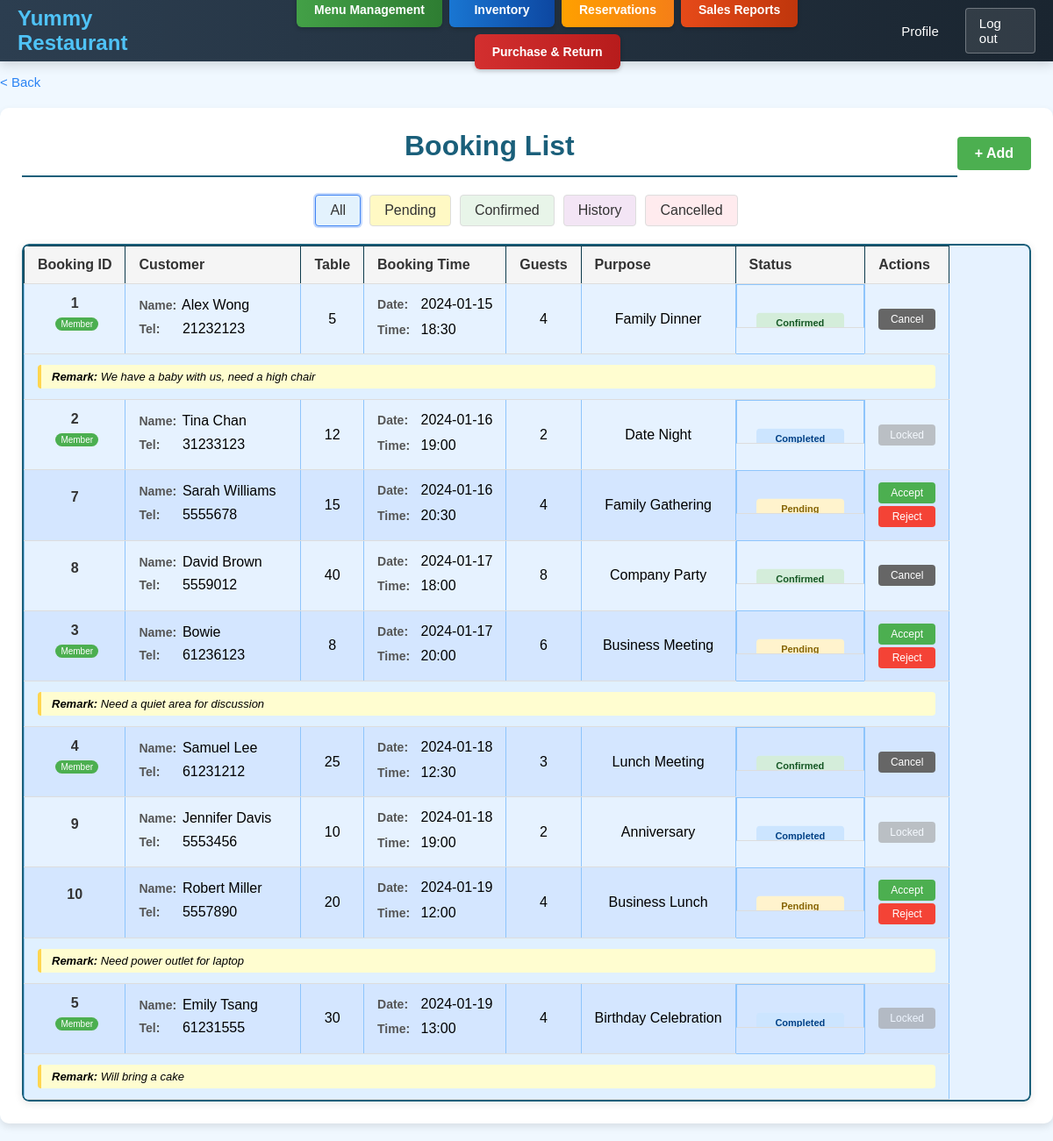
The page /Staff/staff/bookingList.php (signed in) on the database its author committed.
### tables this page shows
CREATE TABLE `booking` (
  `bid` int(11) NOT NULL AUTO_INCREMENT,
  `cid` int(11) DEFAULT NULL COMMENT 'Customer ID',
  `bkcname` varchar(255) NOT NULL COMMENT 'Customer Name',
  `bktel` int(11) NOT NULL COMMENT 'telephone number',
  `tid` int(11) NOT NULL COMMENT 'Table ID',
  `bdate` date NOT NULL COMMENT 'Booking date',
  `btime` time NOT NULL COMMENT 'Booking time',
  `pnum` int(11) NOT NULL COMMENT 'Number of guests',
  `purpose` varchar(255) DEFAULT NULL COMMENT 'Purpose of booking',
  `remark` varchar(255) DEFAULT NULL COMMENT 'Remark of booking',
  `status` tinyint(1) NOT NULL DEFAULT 1 COMMENT 'state',
  PRIMARY KEY (`bid`),
  KEY `bkcname` (`bkcname`),
  KEY `tid` (`tid`),
  CONSTRAINT `booking_ibfk_1` FOREIGN KEY (`cid`) REFERENCES `customer` (`cid`),
  CONSTRAINT `booking_ibfk_2` FOREIGN KEY (`tid`) REFERENCES `seatingChart` (`tid`)
);

CREATE TABLE customer (
  cid INT NOT NULL AUTO_INCREMENT,
  cname VARCHAR(255) NOT NULL,
  cpassword VARCHAR(255) NOT NULL,
  ctel INT DEFAULT NULL,
  caddr TEXT,
  company VARCHAR(255) DEFAULT NULL,
  cemail VARCHAR(191) NOT NULL UNIQUE,
  crole VARCHAR(45) NOT NULL DEFAULT 'customer',
  PRIMARY KEY (cid)
);

### Staff/staff/bookingList.php (the view, shortened to what this page needs)
<?php
include '../conn.php';
$filter = isset($_GET['filter']) ? $_GET['filter'] : 'all';
$page = isset($_GET['page']) ? $_GET['page'] : 'staffIndex.php';
$whereConditions = [];
if ($filter === 'pending') {
    $whereConditions[] = "b.status = 1";
} elseif ($filter === 'confirmed') {
    $whereConditions[] = "b.status = 2";
} elseif ($filter === 'history') {
    $whereConditions[] = "b.status = 3";
} elseif ($filter === 'cancelled') {
    $whereConditions[] = "b.status = 0";
} else {
    $whereConditions[] = "b.status != 0";
}
$whereSql = implode(" AND ", $whereConditions);
$sql = "SELECT b.bid, b.bkcname, b.bktel, b.tid, b.bdate, b.btime, b.pnum, b.purpose, b.status, b.remark,
               b.cid, c.cname as member_name
        FROM booking b
        LEFT JOIN customer c ON b.cid = c.cid
        WHERE $whereSql
        ORDER BY b.bdate ASC, b.btime ASC";
$result = mysqli_query($conn, $sql);
$bookings = [];
while ($row = mysqli_fetch_assoc($result)) {
    $bookings[] = $row;
}
?>
<!DOCTYPE html>
<html lang="en">
<head>
    <link rel="stylesheet" href="../CSS/header.css">
    <link rel="stylesheet" href="../CSS/common.css">
    <link rel="stylesheet" href="../CSS/order.css">
    <link rel="stylesheet" href="../CSS/bookingList.css">
    <link rel="stylesheet" href="../CSS/bookingList-responsive.css">
</head>
<body>
<header>
    <div class="logo">
        <a href="staffIndex.php">Yummy Restaurant</a>
    </div>
    <nav class="main-nav">
        <a href="MenuManagement.php" class="nav-button insert-items">Menu Management</a>
        <a href="Inventory.php" class="nav-button insert-materials">Inventory</a>
        <a href="bookingList.php" class="nav-button order-list">Reservations</a>
        <a href="SalesReport.php" class="nav-button report">Sales Reports</a>
        <a href="PurchaseReturn.php" class="nav-button delete">Purchase & Return</a>
    </nav>
    <div class="user-actions">
        <a href="staffProfile.php">Profile</a>
        <a href="../logout.php" class="logout-btn">Log out</a>
    </div>
</header>
<div class="back-link">
    <a href="<?= htmlspecialchars($page) ?>" class="back-link-text"> &#60; Back</a>
</div>
<div class="container">
    <div class="page-header">
        <h1>Booking List</h1>
        <a href="newBooking.php" class="btn-add-booking">+ Add</a>
    </div>
    <div class="filter-buttons">
        <a href="?filter=all&page=<?= htmlspecialchars($page) ?>" class="filter-btn <?= $filter === 'all' ? 'active' : '' ?>">All</a>
        <a href="?filter=pending&page=<?= htmlspecialchars($page) ?>" class="filter-btn <?= $filter === 'pending' ? 'active' : '' ?>">Pending</a>
        <a href="?filter=confirmed&page=<?= htmlspecialchars($page) ?>" class="filter-btn <?= $filter === 'confirmed' ? 'active' : '' ?>">Confirmed</a>
        <a href="?filter=history&page=<?= htmlspecialchars($page) ?>" class="filter-btn <?= $filter === 'history' ? 'active' : '' ?>">History</a>
        <a href="?filter=cancelled&page=<?= htmlspecialchars($page) ?>" class="filter-btn <?= $filter === 'cancelled' ? 'active' : '' ?>">Cancelled</a>
    </div>
    <div class="table-container">
        <table id="bookingTable">
            <thead>
            <tr>
                <th class="booking-id-col">Booking ID</th>
                <th class="customer-col">Customer</th>
                <th class="table-col">Table</th>
                <th class="time-col">Booking Time</th>
                <th class="guests-col">Guests</th>
                <th class="purpose-col">Purpose</th>
                <th class="status-col">
                    <div class="column-header">Status</div>
                </th>
                <th class="actions-col">Actions</th>
            </tr>
            </thead>
            <tbody>
            <?php
            foreach ($bookings as $row) {
                $hasRemark = !empty($row['remark']);
                $isMember = !is_null($row['cid']);
                $customerName = $isMember ? $row['member_name'] : $row['bkcname'];
                $statusMap = [
                    0 => ['text' => 'Cancelled', 'class' => 'cancelled'],
                    1 => ['text' => 'Pending', 'class' => 'pending'],
                    2 => ['text' => 'Confirmed', 'class' => 'confirmed'],
                    3 => ['text' => 'Completed', 'class' => 'completed']
                ];
                $statusInfo = $statusMap[$row['status']];
                echo "<tr data-bid='{$row['bid']}' data-remark='" . ($hasRemark ? htmlspecialchars($row['remark']) : "") . "' data-status='{$row['status']}'>";
                echo "<td class='booking-id-cell'>";
                echo "<div class='booking-id'>{$row['bid']}</div>";
                if ($isMember) {
                    echo "<div class='member-badge'>Member</div>";
                }
                echo "</td>";
                echo "<td class='customer-info'>";
                echo "<div><strong>Name:</strong> {$customerName}</div>";
                echo "<div><strong>Tel:</strong> {$row['bktel']}</div>";
                echo "</td>";
                echo "<td>{$row['tid']}</td>";
                echo "<td class='time-info'>";
                echo "<div class='date-line'><strong>Date:</strong> {$row['bdate']}</div>";
                echo "<div><strong>Time:</strong> " . date('H:i', strtotime($row['btime'])) . "</div>";
                echo "</td>";
                echo "<td>{$row['pnum']}</td>";
                echo "<td>{$row['purpose']}</td>";
                echo "<td class='status-cell' data-status='{$row['status']}'>";
                echo "<div class='status {$statusInfo['class']}'>{$statusInfo['text']}</div>";
                echo "</td>";
                echo "<td class='actions-cell'>";
                echo "</td>";
                echo "</tr>";
                if ($hasRemark) {
                    echo "<tr class='remark-row'>
                              <td colspan='8'><div class='remark-content'><strong>Remark:</strong> {$row['remark']}</div></td>
                            </tr>";
                }
            }
            ?>
            </tbody>
        </table>
    </div>
</div>
</body>
</html>

### Staff/CSS/header.css (style rules this page uses)
header { display: flex; justify-content: space-between; align-items: center; background: linear-gradient(90deg, #2c3e50, #1a2530); color: white; padding: 0 20px; position: sticky; top: 0; z-index: 1000; box-shadow: 0 4px 12px rgba(0, 0, 0, 0.15); height: 70px; }
.logo { display: flex; align-items: center; }
.logo a { font-size: 24px; font-weight: 700; color: #4fc3f7; text-decoration: none; }
.main-nav { display: flex; gap: 8px; margin: 0 20px; flex-wrap: wrap; justify-content: center; }
.nav-button { padding: 12px 20px; border-radius: 6px; text-decoration: none; color: white; font-weight: 600; font-size: 14px; transition: all 0.3s ease; min-width: 120px; text-align: center; box-shadow: 0 2px 5px rgba(0, 0, 0, 0.2); }
.nav-button.insert-items { background: linear-gradient(to right, #43a047, #2e7d32); }
.nav-button.insert-materials { background: linear-gradient(to right, #1976d2, #0d47a1); }
.nav-button.order-list { background: linear-gradient(to right, #ffa000, #f57f17); }
.nav-button.report { background: linear-gradient(to right, #e64a19, #bf360c); }
.nav-button.delete { background: linear-gradient(to right, #d32f2f, #b71c1c); }
.user-actions { display: flex; gap: 15px; align-items: center; }
.user-actions a { color: white; text-decoration: none; font-size: 15px; font-weight: 500; padding: 8px 15px; border-radius: 4px; transition: background 0.3s; }
.logout-btn { background: rgba(255, 255, 255, 0.1); border: 1px solid rgba(255, 255, 255, 0.3); }

### Staff/CSS/common.css (style rules this page uses)
* { margin: 0; padding: 0; box-sizing: border-box; font-family: Arial, sans-serif; }
body { background-color: #f5f5f5; }
.container { max-width: 800px; margin: 0 auto; padding: 20px; }
h1 { text-align: center; margin-bottom: 30px; color: #333; }
.back-link-text { font-size: 15px; color: #2a83f4; text-decoration: none; }
.container { max-width: 1400px; margin: 0 auto; padding: 20px; background-color: #f5f5f5; min-height: calc(100vh - 70px); }
.back-link { margin: 15px 0; }

### Staff/CSS/bookingList-responsive.css (style rules this page uses)
@media screen and (min-width: 769px) { .table-container { display: block !important; } }

### rows shown on the page
booking: bid "1", shows "Member", cid.cname "Alex Wong", bktel "21232123", tid "5", bdate "2024-01-15", btime "18:30", pnum "4", purpose "Family Dinner", status "Confirmed", remark "We have a baby with us, need a high chair"
booking: bid "2", shows "Member", cid.cname "Tina Chan", bktel "31233123", tid "12", bdate "2024-01-16", btime "19:00", pnum "2", purpose "Date Night", status "Completed"
booking: bid "7", bkcname "Sarah Williams", bktel "5555678", tid "15", bdate "2024-01-16", btime "20:30", pnum "4", purpose "Family Gathering", status "Pending"
booking: bid "8", bkcname "David Brown", bktel "5559012", tid "40", bdate "2024-01-17", btime "18:00", pnum "8", purpose "Company Party", status "Confirmed"
booking: bid "3", shows "Member", cid.cname "Bowie", bktel "61236123", tid "8", bdate "2024-01-17", btime "20:00", pnum "6", purpose "Business Meeting", status "Pending", remark "Need a quiet area for discussion"
booking: bid "4", shows "Member", cid.cname "Samuel Lee", bktel "61231212", tid "25", bdate "2024-01-18", btime "12:30", pnum "3", purpose "Lunch Meeting", status "Confirmed"
booking: bid "9", bkcname "Jennifer Davis", bktel "5553456", tid "10", bdate "2024-01-18", btime "19:00", pnum "2", purpose "Anniversary", status "Completed"
booking: bid "10", bkcname "Robert Miller", bktel "5557890", tid "20", bdate "2024-01-19", btime "12:00", pnum "4", purpose "Business Lunch", status "Pending", remark "Need power outlet for laptop"
booking: bid "5", shows "Member", cid.cname "Emily Tsang", bktel "61231555", tid "30", bdate "2024-01-19", btime "13:00", pnum "4", purpose "Birthday Celebration", status "Completed", remark "Will bring a cake"
